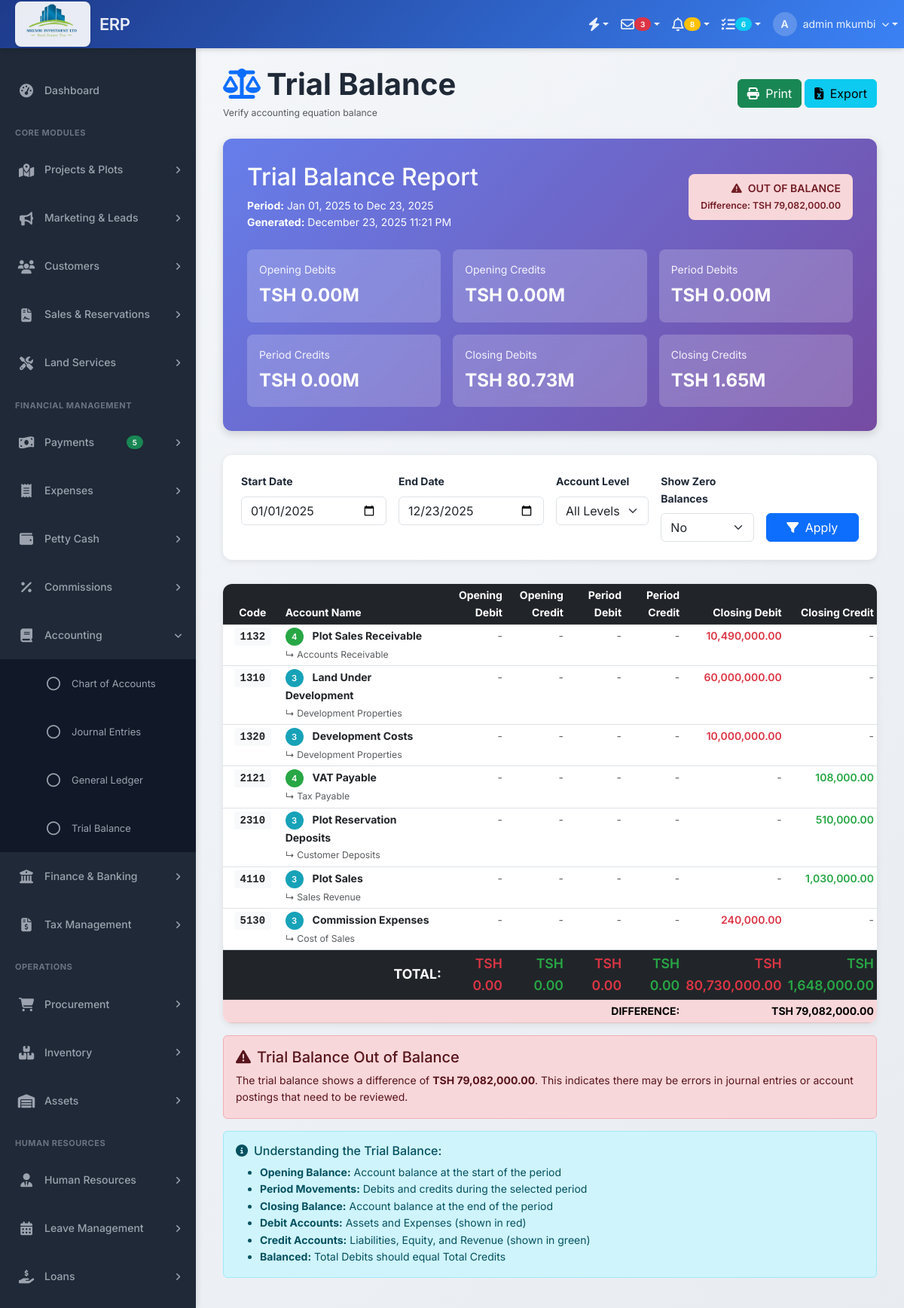
/modules/accounting/trial.php (signed in), run on the app's committed database.
### tables this page shows
CREATE TABLE `chart_of_accounts` (
  `account_id` int(11) NOT NULL,
  `company_id` int(11) NOT NULL,
  `account_code` varchar(20) NOT NULL,
  `account_name` varchar(200) NOT NULL,
  `account_type` enum('asset','liability','equity','revenue','expense') NOT NULL,
  `account_category` varchar(100) DEFAULT NULL,
  `parent_account_id` int(11) DEFAULT NULL COMMENT 'For sub-accounts',
  `account_level` int(11) DEFAULT 1,
  `is_active` tinyint(1) DEFAULT 1,
  `is_control_account` tinyint(1) DEFAULT 0,
  `opening_balance` decimal(15,2) DEFAULT 0.00,
  `current_balance` decimal(15,2) DEFAULT 0.00,
  `created_at` timestamp NOT NULL DEFAULT current_timestamp(),
  `updated_at` timestamp NOT NULL DEFAULT current_timestamp() ON UPDATE current_timestamp(),
  `created_by` int(11) DEFAULT NULL
);

### modules/accounting/trial.php (the view, shortened to what the rows shown need)
<?php
$db = Database::getInstance();
$db->setCompanyId($_SESSION['company_id']);
$conn = $db->getConnection();
$company_id = $_SESSION['company_id'];
$start_date = $_GET['start_date'] ?? date('Y-01-01');
$end_date = $_GET['end_date'] ?? date('Y-m-d');
$show_zero_balances = isset($_GET['show_zero_balances']) ? true : false;
$account_level = $_GET['account_level'] ?? 'all';
function getTrialBalance($conn, $company_id, $start_date, $end_date, $show_zero_balances, $account_level) {
    $where_conditions = ["a.company_id = ?"];
    $params = [$company_id];
    if ($account_level === 'all') {
        $where_conditions[] = "a.is_control_account = 0";
    }
    $where_clause = implode(' AND ', $where_conditions);
    $query = "
        SELECT
            a.account_id,
            a.account_code,
            a.account_name,
            a.account_type,
            a.account_category,
            a.account_level,
            a.is_control_account,
            a.opening_balance,
            a.current_balance,
            parent.account_code as parent_code,
            parent.account_name as parent_name,
            -- Calculate period debits and credits from journal entries
            COALESCE(SUM(CASE
                WHEN jel.debit_amount > 0 AND je.journal_date BETWEEN ? AND ?
                THEN jel.debit_amount
                ELSE 0
            END), 0) as period_debit,
            COALESCE(SUM(CASE
                WHEN jel.credit_amount > 0 AND je.journal_date BETWEEN ? AND ?
                THEN jel.credit_amount
                ELSE 0
            END), 0) as period_credit
        FROM chart_of_accounts a
        LEFT JOIN chart_of_accounts parent ON a.parent_account_id = parent.account_id
        LEFT JOIN journal_entry_lines jel ON a.account_id = jel.account_id
        LEFT JOIN journal_entries je ON jel.journal_id = je.journal_id
            AND je.status = 'posted'
            AND je.company_id = ?
        WHERE $where_clause
        GROUP BY a.account_id, a.account_code, a.account_name, a.account_type,
                 a.account_category, a.account_level, a.is_control_account,
                 a.opening_balance, a.current_balance, parent.account_code, parent.account_name
        ORDER BY a.account_code ASC
    ";
    $stmt = $conn->prepare($query);
    $stmt->execute(array_merge([$start_date, $end_date, $start_date, $end_date, $company_id], $params));
    $accounts = $stmt->fetchAll(PDO::FETCH_ASSOC);
    $trial_balance = [];
    $totals = [
        'total_debit' => 0,
        'total_credit' => 0,
        'opening_debit' => 0,
        'opening_credit' => 0,
        'closing_debit' => 0,
        'closing_credit' => 0
    ];
    foreach ($accounts as $account) {
        $opening_balance = (float)$account['opening_balance'];
        $period_debit = (float)$account['period_debit'];
        $period_credit = (float)$account['period_credit'];
        $closing_balance = $opening_balance;
        if (in_array($account['account_type'], ['asset', 'expense'])) {
            $closing_balance = $opening_balance + $period_debit - $period_credit;
        }
        else {
            $closing_balance = $opening_balance + $period_credit - $period_debit;
        }
        if ($period_debit == 0 && $period_credit == 0 && $account['current_balance'] > 0) {
            $closing_balance = (float)$account['current_balance'];
        }
        $opening_debit = 0;
        $opening_credit = 0;
        $closing_debit = 0;
        $closing_credit = 0;
        if (in_array($account['account_type'], ['asset', 'expense'])) {
            $opening_debit = abs($opening_balance);
        } else {
            $opening_credit = abs($opening_balance);
        }
        if ($closing_balance > 0) {
            if (in_array($account['account_type'], ['asset', 'expense'])) {
                $closing_debit = $closing_balance;
            } else {
                $closing_credit = $closing_balance;
            }
        } elseif ($closing_balance < 0) {
            if (in_array($account['account_type'], ['asset', 'expense'])) {
                $closing_credit = abs($closing_balance);
            } else {
                $closing_debit = abs($closing_balance);
            }
        }
        if (!$show_zero_balances && $opening_balance == 0 && $closing_balance == 0 && $period_debit == 0 && $period_credit == 0) {
            continue;
        }
        $trial_balance[] = [
            'account_id' => $account['account_id'],
            'account_code' => $account['account_code'],
            'account_name' => $account['account_name'],
            'account_type' => $account['account_type'],
            'account_category' => $account['account_category'],
            'account_level' => $account['account_level'],
            'is_control_account' => $account['is_control_account'],
            'parent_code' => $account['parent_code'],
            'parent_name' => $account['parent_name'],
            'opening_debit' => $opening_debit,
            'opening_credit' => $opening_credit,
            'period_debit' => $period_debit,
            'period_credit' => $period_credit,
            'closing_debit' => $closing_debit,
            'closing_credit' => $closing_credit,
            'closing_balance' => $closing_balance
        ];
        $totals['opening_debit'] += $opening_debit;
        $totals['opening_credit'] += $opening_credit;
        $totals['total_debit'] += $period_debit;
        $totals['total_credit'] += $period_credit;
        $totals['closing_debit'] += $closing_debit;
        $totals['closing_credit'] += $closing_credit;
    }
    return ['accounts' => $trial_balance, 'totals' => $totals];
}
$result = getTrialBalance($conn, $company_id, $start_date, $end_date, $show_zero_balances, $account_level);
$trial_balance = $result['accounts'];
require_once '../../includes/header.php';
?>
<div class="content-header mb-4 no-print">
    <div class="container-fluid">
        <div class="row align-items-center">
            <div class="col-sm-6">
                <h1 class="m-0 fw-bold">
                    <i class="fas fa-balance-scale text-primary me-2"></i>Trial Balance
                </h1>
            </div>
        </div>
    </div>
</div>
<section class="content">
    <div class="container-fluid">
        <div class="trial-balance-header">
            <div class="row align-items-center">
                <div class="col-md-6">
                    <h2 class="mb-0">Trial Balance Report</h2>
                </div>
            </div>
        </div>
        <div class="trial-balance-table">
            <div class="table-responsive">
                <table class="table table-hover table-sm mb-0" id="trialBalanceTable">
                    <thead class="table-dark">
                        <tr>
                            <th width="10%" class="text-center">Code</th>
                            <th width="30%">Account Name</th>
                            <th width="10%" class="text-end">Opening Debit</th>
                            <th width="10%" class="text-end">Opening Credit</th>
                            <th width="10%" class="text-end">Period Debit</th>
                            <th width="10%" class="text-end">Period Credit</th>
                            <th width="10%" class="text-end">Closing Debit</th>
                            <th width="10%" class="text-end">Closing Credit</th>
                        </tr>
                    </thead>
                    <tbody>
                        <?php if (empty($trial_balance)): ?>
                        <tr>
                            <td colspan="8" class="text-center py-4">
                                <i class="fas fa-inbox fa-3x text-muted mb-3"></i>
                                <p class="text-muted">No accounts found for the selected period.</p>
                            </td>
                        </tr>
                        <?php else: ?>
                            <?php foreach ($trial_balance as $account): ?>
                            <tr>
                                <td class="text-center">
                                    <span class="account-code"><?php echo $account['account_code']; ?></span>
                                </td>
                                <td class="hierarchy-indent-<?php echo $account['account_level']; ?>">
                                    <span class="level-indicator level-<?php echo $account['account_level']; ?>">
                                        <?php echo $account['account_level']; ?>
                                    </span>
                                    <strong><?php echo htmlspecialchars($account['account_name']); ?></strong>
                                    <?php if ($account['parent_name']): ?>
                                    <br><small class="text-muted">↳ <?php echo htmlspecialchars($account['parent_name']); ?></small>
                                    <?php endif; ?>
                                </td>
                                <td class="text-end">
                                    <?php if ($account['opening_debit'] > 0): ?>
                                    <span class="amount-debit"><?php echo number_format($account['opening_debit'], 2); ?></span>
                                    <?php else: ?>
                                    <span class="text-muted">-</span>
                                    <?php endif; ?>
                                </td>
                                <td class="text-end">
                                    <?php if ($account['opening_credit'] > 0): ?>
                                    <span class="amount-credit"><?php echo number_format($account['opening_credit'], 2); ?></span>
                                    <?php else: ?>
                                    <span class="text-muted">-</span>
                                    <?php endif; ?>
                                </td>
                                <td class="text-end">
                                    <?php if ($account['period_debit'] > 0): ?>
                                    <span class="amount-debit"><?php echo number_format($account['period_debit'], 2); ?></span>
                                    <?php else: ?>
                                    <span class="text-muted">-</span>
                                    <?php endif; ?>
                                </td>
                                <td class="text-end">
                                    <?php if ($account['period_credit'] > 0): ?>
                                    <span class="amount-credit"><?php echo number_format($account['period_credit'], 2); ?></span>
                                    <?php else: ?>
                                    <span class="text-muted">-</span>
                                    <?php endif; ?>
                                </td>
                                <td class="text-end">
                                    <?php if ($account['closing_debit'] > 0): ?>
                                    <span class="amount-debit"><?php echo number_format($account['closing_debit'], 2); ?></span>
                                    <?php else: ?>
                                    <span class="text-muted">-</span>
                                    <?php endif; ?>
                                </td>
                                <td class="text-end">
                                    <?php if ($account['closing_credit'] > 0): ?>
                                    <span class="amount-credit"><?php echo number_format($account['closing_credit'], 2); ?></span>
                                    <?php else: ?>
                                    <span class="text-muted">-</span>
                                    <?php endif; ?>
                                </td>
                            </tr>
                            <?php endforeach; ?>
                        <?php endif; ?>
                    </tbody>
                </table>
            </div>
        </div>
    </div>
</section>
<?php require_once '../../includes/footer.php'; ?>

### data on the page
chart_of_accounts: account_code "1132", account_level "4", account_name "Plot Sales Receivable", chart_of_accounts.account_name "Accounts Receivable", closing_debit "10,490,000.00"
chart_of_accounts: account_code "1310", account_level "3", account_name "Land Under Development", chart_of_accounts.account_name "Development Properties", closing_debit "60,000,000.00"
chart_of_accounts: account_code "1320", account_level "3", account_name "Development Costs", chart_of_accounts.account_name "Development Properties", closing_debit "10,000,000.00"
chart_of_accounts: account_code "2121", account_level "4", account_name "VAT Payable", chart_of_accounts.account_name "Tax Payable", closing_credit "108,000.00"
chart_of_accounts: account_code "2310", account_level "3", account_name "Plot Reservation Deposits", chart_of_accounts.account_name "Customer Deposits", closing_credit "510,000.00"
chart_of_accounts: account_code "4110", account_level "3", account_name "Plot Sales", chart_of_accounts.account_name "Sales Revenue", closing_credit "1,030,000.00"
chart_of_accounts: account_code "5130", account_level "3", account_name "Commission Expenses", chart_of_accounts.account_name "Cost of Sales", closing_debit "240,000.00"

### other printed values
substr($_SESSION['full_name'] ?? 'U', 0, 1) "A"
$_SESSION['full_name'] "admin mkumbi"
abs($difference) "79,082,000.00"
$totals['opening_debit']/1000000 "0.00"
$totals['opening_credit']/1000000 "0.00"
$totals['total_debit']/1000000 "0.00"
$totals['total_credit']/1000000 "0.00"
$totals['closing_debit']/1000000 "80.73"
$totals['closing_credit']/1000000 "1.65"
$totals['opening_debit'] "0.00"
$totals['opening_credit'] "0.00"
$totals['total_debit'] "0.00"
$totals['total_credit'] "0.00"
$totals['closing_debit'] "80,730,000.00"
$totals['closing_credit'] "1,648,000.00"
